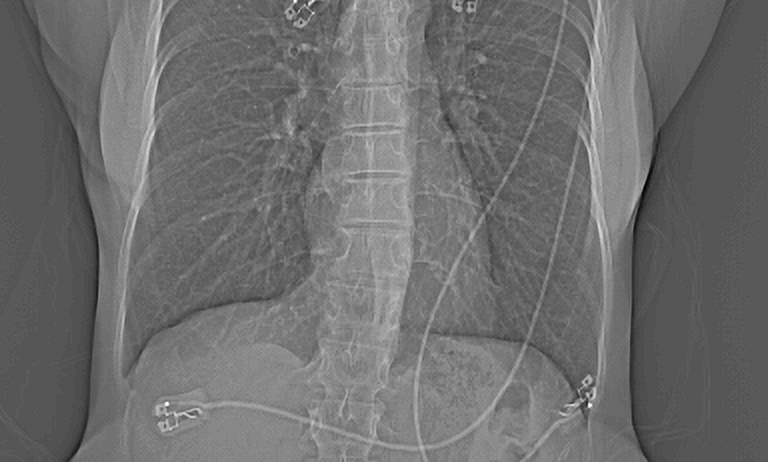
#> input picture imenhancement/Figures/hequalization_input.png, 768 x 462 px
$ python hequalization.py
#> lines starting #> are read from the running program, lines starting #| are printed output that depends on the picture
import cv2
import numpy as np

# Opening the image.
img1 = cv2.imread('../Figures/hequalization_input.png')
#> img1 is the input picture: shape (462, 768, 3); mean B, G, R 109.9, 109.9, 109.9
# 2D array is converted to a 1D array.
fl = img1.flatten()
# Histogram and the bins of the image are computed.
hist,bins = np.histogram(img1,256,[0,255])
#> hist = 256 values, max 78203 at index 86, min 0 at index 233, mean 4158; bins = 257 values from 0 to 255
# cumulative distribution function is computed
cdf = hist.cumsum()
#> cdf = 256 values from 22 to 1064448
# Places where cdf=0 is masked or ignored and
# rest is stored in cdf_m.
cdf_m = np.ma.masked_equal(cdf,0)
# Histogram equalization is performed.
num_cdf_m = (cdf_m - cdf_m.min())*255
den_cdf_m = (cdf_m.max()-cdf_m.min())
#> den_cdf_m = 1064426
cdf_m = num_cdf_m/den_cdf_m
# The masked places in cdf_m are now 0.
cdf = np.ma.filled(cdf_m,0).astype('uint8')
#> cdf = 256 values from 0 to 255
# cdf values are assigned in the flattened array.
im2 = cdf[fl]
# im2 is 1D so we use reshape command to.
#  make it into 2D.
im3 = np.reshape(im2,img1.shape)
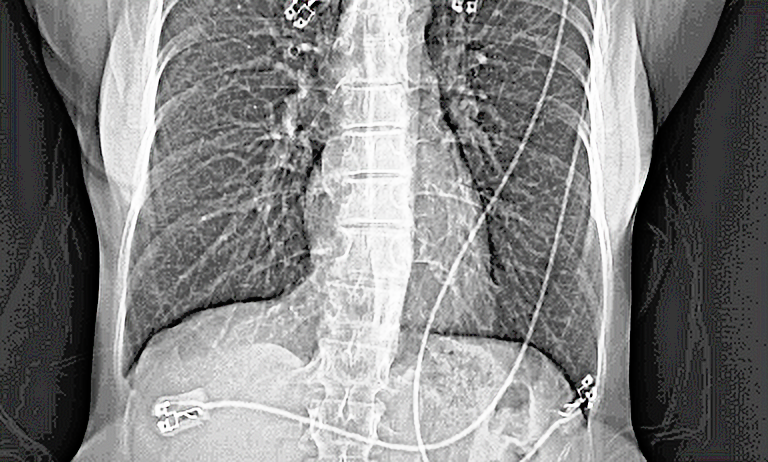
#> im3: shape (462, 768, 3); mean B, G, R 129.4, 129.2, 129.2
# Saving im3 as hequalization_output.png
# in Figures folder
cv2.imwrite('../Figures/hequalization_output.png', im3)
